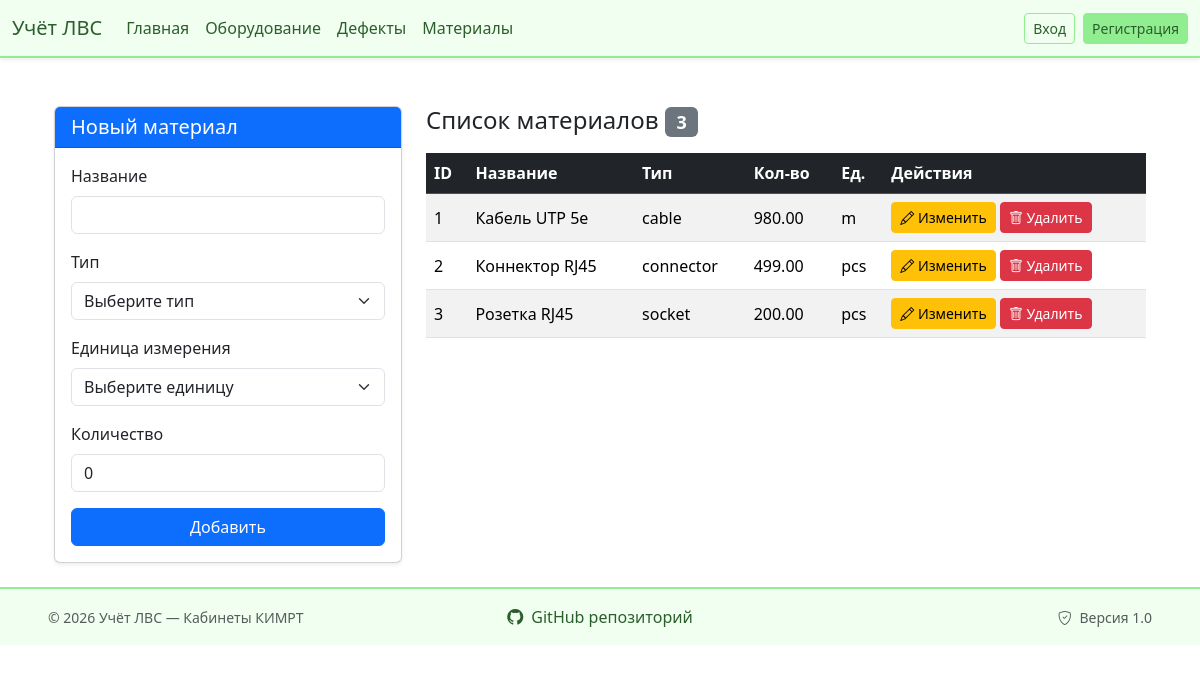
Before: /superproject/controllers/materials.controller.php with the older database file.
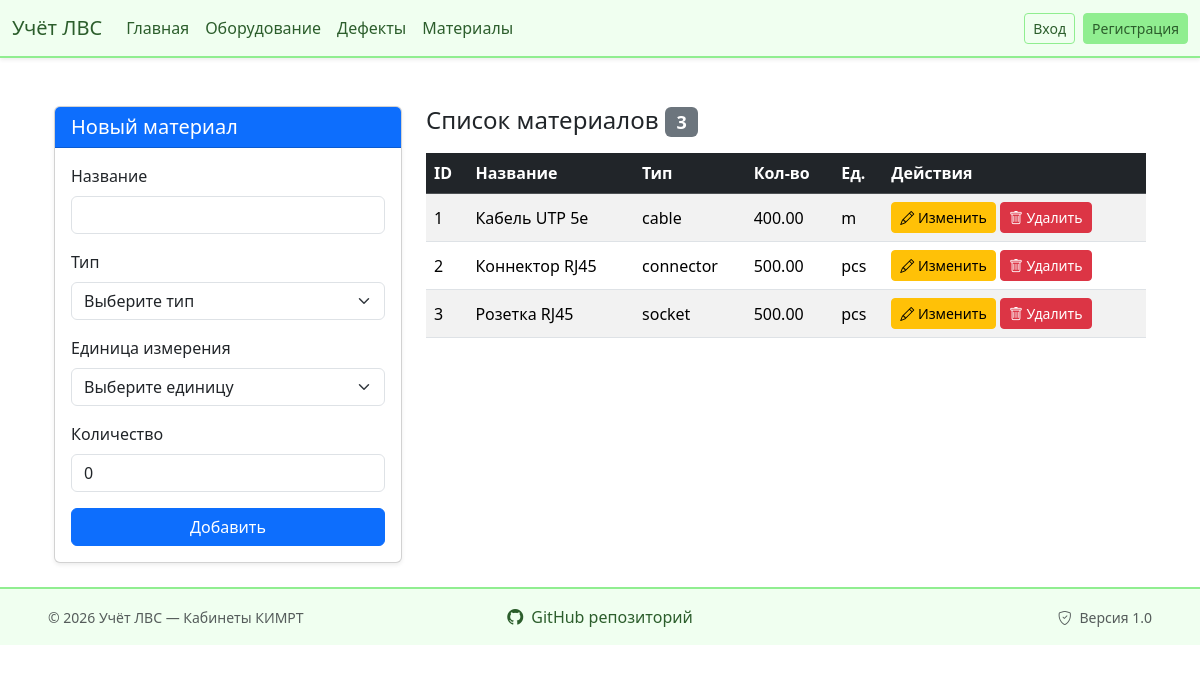
After: the same page with the newer database file.
### tables this page shows
CREATE TABLE `materials` (
  `id` int(11) NOT NULL,
  `name` varchar(100) NOT NULL,
  `type` enum('cable','connector','socket','fastener','other') NOT NULL,
  `unit` enum('m','pcs') NOT NULL,
  `quantity` decimal(10,2) NOT NULL DEFAULT '0.00'
);

### superproject/controllers/materials.controller.php (called while the page is built, shortened)
<?php
require_once '../db/connectDB.php';
require_once '../models/materials.model.php';
$editableMaterial = null;
$materials = getMaterials($pdo);
include '../views/materials.view.php';

### superproject/models/materials.model.php (called while the page is built, shortened)
<?php
function getMaterials($pdo){
    $sql = "SELECT * FROM materials";
    $stmt = $pdo->prepare($sql);
    $stmt->execute();
    return $stmt->fetchAll(PDO::FETCH_ASSOC);
}

### superproject/views/materials.view.php (the view, shortened to what this page needs)
<!DOCTYPE html>
<html lang="ru">
<head>
    <link href="https://cdn.jsdelivr.net/npm/bootstrap@5.3.3/dist/css/bootstrap.min.css" rel="stylesheet">
    <link rel="stylesheet" href="https://cdn.jsdelivr.net/npm/bootstrap-icons@1.11.3/font/bootstrap-icons.min.css">
</head>
<body>
<?php include __DIR__ . '/components/header.view.php'; ?>
<div class="container mt-4">
    <div class="row">
        <div class="col-lg-4 mb-4">
            <div class="card shadow-sm">
                <div class="card-header bg-primary text-white">
                    <h5 class="mb-0"><?= isset($editableMaterial) ? "Редактирование материала #{$editableMaterial['id']}" : "Новый материал" ?></h5>
                </div>
                <div class="card-body">
                    <form method="POST">
                        <div class="mb-3">
                            <label class="form-label">Название</label>
                            <input type="text" name="name" class="form-control" required maxlength="100"
                                   value="<?= htmlspecialchars($editableMaterial['name'] ?? '') ?>">
                        </div>
                        <div class="mb-3">
                            <label class="form-label">Тип</label>
                            <select name="type" class="form-select" required>
                                <option value="">Выберите тип</option>
                            </select>
                        </div>
                        <div class="mb-3">
                            <label class="form-label">Единица измерения</label>
                            <select name="unit" class="form-select" required>
                                <option value="">Выберите единицу</option>
                            </select>
                        </div>
                        <div class="mb-3">
                            <label class="form-label">Количество</label>
                            <input type="number" name="quantity" class="form-control" min="0" step="0.01" required
                                   value="<?= isset($editableMaterial) ? htmlspecialchars($editableMaterial['quantity']) : '0' ?>">
                        </div>
                        <button type="submit" class="btn btn-primary w-100"><?= isset($editableMaterial) ? "Сохранить" : "Добавить" ?></button>
                    </form>
                </div>
            </div>
        </div>
        <div class="col-lg-8">
            <h4 class="mb-3">Список материалов <span class="badge bg-secondary"><?= count($materials) ?></span></h4>
            <?php if (empty($materials)): ?>
                <div class="alert alert-info">Материалы отсутствуют</div>
            <?php else: ?>
                <div class="table-responsive">
                    <table class="table table-striped table-hover align-middle">
                        <thead class="table-dark">
                            <tr>
                                <th>ID</th>
                                <th>Название</th>
                                <th>Тип</th>
                                <th>Кол-во</th>
                                <th>Ед.</th>
                                <th>Действия</th>
                            </tr>
                        </thead>
                        <tbody>
                            <?php foreach ($materials as $m): ?>
                                <tr>
                                    <td><?= $m['id'] ?></td>
                                    <td><?= htmlspecialchars($m['name']) ?></td>
                                    <td><?= htmlspecialchars($m['type']) ?></td>
                                    <td><?= htmlspecialchars($m['quantity']) ?></td>
                                    <td><?= htmlspecialchars($m['unit']) ?></td>
                                    <td>
                                        <a href="?edit_id=<?= $m['id'] ?>" class="btn btn-sm btn-warning">
                                            <i class="bi bi-pencil"></i> Изменить
                                        </a>
                                        <form method="POST" style="display:inline" onsubmit="return confirm('Удалить материал?')">
                                            <button class="btn btn-sm btn-danger">
                                                <i class="bi bi-trash"></i> Удалить
                                            </button>
                                        </form>
                                    </td>
                                </tr>
                            <?php endforeach; ?>
                        </tbody>
                    </table>
                </div>
            <?php endif; ?>
        </div>
    </div>
</div>
<?php include __DIR__ . '/components/footer.view.php'; ?>
</body>
</html>

Changed rows visible on the page:
changed materials "Кабель UTP 5e": quantity "980.00" → "400.00"
changed materials "Коннектор RJ45": quantity "499.00" → "500.00"
changed materials "Розетка RJ45": quantity "200.00" → "500.00"
